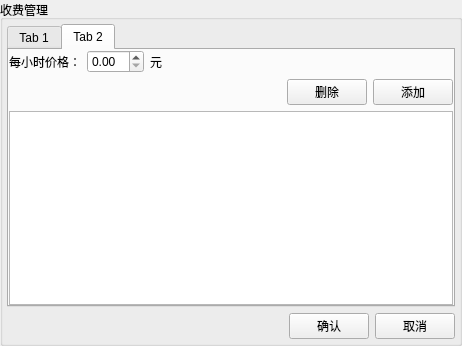
<?xml version="1.0" encoding="UTF-8"?>
<ui version="4.0">
 <class>SettingDialog</class>
 <widget class="QDialog" name="SettingDialog">
  <property name="geometry">
   <rect>
    <x>0</x>
    <y>0</y>
    <width>462</width>
    <height>346</height>
   </rect>
  </property>
  <property name="windowTitle">
   <string>收费标准</string>
  </property>
  <layout class="QVBoxLayout" name="verticalLayout">
   <property name="spacing">
    <number>0</number>
   </property>
   <property name="leftMargin">
    <number>0</number>
   </property>
   <property name="topMargin">
    <number>0</number>
   </property>
   <property name="rightMargin">
    <number>0</number>
   </property>
   <property name="bottomMargin">
    <number>0</number>
   </property>
   <item>
    <widget class="QGroupBox" name="groupBox">
     <property name="minimumSize">
      <size>
       <width>0</width>
       <height>222</height>
      </size>
     </property>
     <property name="title">
      <string>收费管理</string>
     </property>
     <layout class="QVBoxLayout" name="verticalLayout_6">
      <property name="leftMargin">
       <number>4</number>
      </property>
      <property name="topMargin">
       <number>4</number>
      </property>
      <property name="rightMargin">
       <number>4</number>
      </property>
      <property name="bottomMargin">
       <number>4</number>
      </property>
      <item>
       <widget class="QTabWidget" name="tabWidget">
        <property name="currentIndex">
         <number>1</number>
        </property>
        <widget class="QWidget" name="tab">
         <attribute name="title">
          <string>Tab 1</string>
         </attribute>
         <layout class="QVBoxLayout" name="verticalLayout_3">
          <property name="leftMargin">
           <number>0</number>
          </property>
          <property name="topMargin">
           <number>0</number>
          </property>
          <property name="rightMargin">
           <number>0</number>
          </property>
          <property name="bottomMargin">
           <number>0</number>
          </property>
          <item>
           <layout class="QHBoxLayout" name="horizontalLayout_2">
            <item>
             <widget class="QLabel" name="label">
              <property name="text">
               <string>每小时价格：</string>
              </property>
             </widget>
            </item>
            <item>
             <widget class="QDoubleSpinBox" name="dialSpinBox"/>
            </item>
            <item>
             <widget class="QLabel" name="label_2">
              <property name="text">
               <string>元</string>
              </property>
             </widget>
            </item>
            <item>
             <spacer name="horizontalSpacer_2">
              <property name="orientation">
               <enum>Qt::Horizontal</enum>
              </property>
              <property name="sizeHint" stdset="0">
               <size>
                <width>40</width>
                <height>20</height>
               </size>
              </property>
             </spacer>
            </item>
           </layout>
          </item>
          <item>
           <layout class="QHBoxLayout" name="horizontalLayout_4">
            <property name="topMargin">
             <number>0</number>
            </property>
            <item>
             <spacer name="horizontalSpacer_4">
              <property name="orientation">
               <enum>Qt::Horizontal</enum>
              </property>
              <property name="sizeHint" stdset="0">
               <size>
                <width>40</width>
                <height>20</height>
               </size>
              </property>
             </spacer>
            </item>
            <item>
             <widget class="QPushButton" name="dialDelButton">
              <property name="text">
               <string>删除</string>
              </property>
             </widget>
            </item>
            <item>
             <widget class="QPushButton" name="dialButton">
              <property name="text">
               <string>添加</string>
              </property>
             </widget>
            </item>
           </layout>
          </item>
          <item>
           <widget class="QTableWidget" name="dialTableWidget"/>
          </item>
         </layout>
        </widget>
        <widget class="QWidget" name="tab_2">
         <attribute name="title">
          <string>Tab 2</string>
         </attribute>
         <layout class="QVBoxLayout" name="verticalLayout_2">
          <property name="leftMargin">
           <number>0</number>
          </property>
          <property name="topMargin">
           <number>0</number>
          </property>
          <property name="rightMargin">
           <number>0</number>
          </property>
          <property name="bottomMargin">
           <number>0</number>
          </property>
          <item>
           <layout class="QHBoxLayout" name="horizontalLayout_3">
            <item>
             <widget class="QLabel" name="label_3">
              <property name="text">
               <string>每小时价格：</string>
              </property>
             </widget>
            </item>
            <item>
             <widget class="QDoubleSpinBox" name="specialSpinBox"/>
            </item>
            <item>
             <widget class="QLabel" name="label_4">
              <property name="text">
               <string>元</string>
              </property>
             </widget>
            </item>
            <item>
             <spacer name="horizontalSpacer_3">
              <property name="orientation">
               <enum>Qt::Horizontal</enum>
              </property>
              <property name="sizeHint" stdset="0">
               <size>
                <width>40</width>
                <height>20</height>
               </size>
              </property>
             </spacer>
            </item>
           </layout>
          </item>
          <item>
           <layout class="QHBoxLayout" name="horizontalLayout_9">
            <property name="topMargin">
             <number>0</number>
            </property>
            <item>
             <spacer name="horizontalSpacer_9">
              <property name="orientation">
               <enum>Qt::Horizontal</enum>
              </property>
              <property name="sizeHint" stdset="0">
               <size>
                <width>40</width>
                <height>20</height>
               </size>
              </property>
             </spacer>
            </item>
            <item>
             <widget class="QPushButton" name="specialDelButton">
              <property name="text">
               <string>删除</string>
              </property>
             </widget>
            </item>
            <item>
             <widget class="QPushButton" name="specialButton">
              <property name="text">
               <string>添加</string>
              </property>
             </widget>
            </item>
           </layout>
          </item>
          <item>
           <widget class="QTableWidget" name="specialTableWidget"/>
          </item>
         </layout>
        </widget>
       </widget>
      </item>
      <item>
       <layout class="QHBoxLayout" name="horizontalLayout">
        <item>
         <spacer name="horizontalSpacer">
          <property name="orientation">
           <enum>Qt::Horizontal</enum>
          </property>
          <property name="sizeHint" stdset="0">
           <size>
            <width>40</width>
            <height>20</height>
           </size>
          </property>
         </spacer>
        </item>
        <item>
         <widget class="QPushButton" name="okButton">
          <property name="text">
           <string>确认</string>
          </property>
         </widget>
        </item>
        <item>
         <widget class="QPushButton" name="cancelButton">
          <property name="text">
           <string>取消</string>
          </property>
         </widget>
        </item>
       </layout>
      </item>
     </layout>
    </widget>
   </item>
  </layout>
 </widget>
 <resources/>
 <connections/>
</ui>
